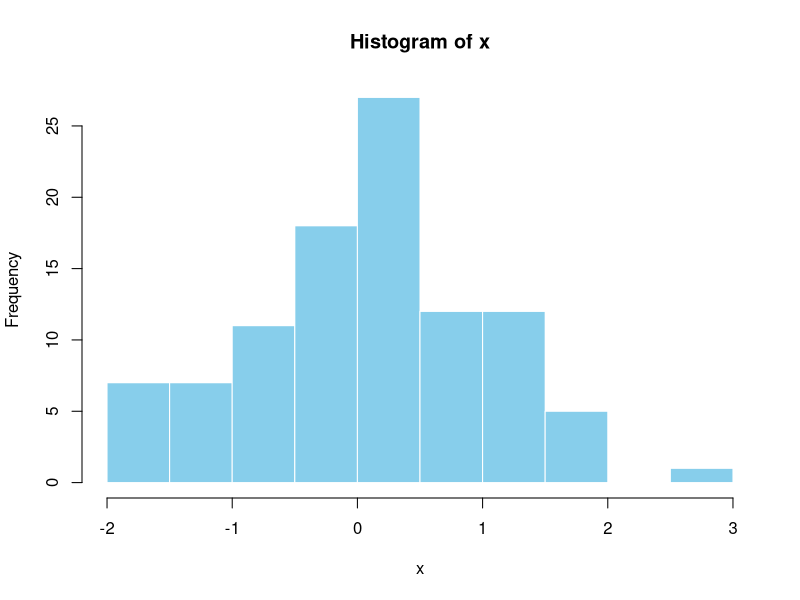

The R source for this figure:
## ---- chunk 1
# Generate 100 random numbers from normal distribution
x <- rnorm(100)
summary(x)

# Plot histogram
hist(x, main = "Histogram of x", col = "skyblue", border = "white")

